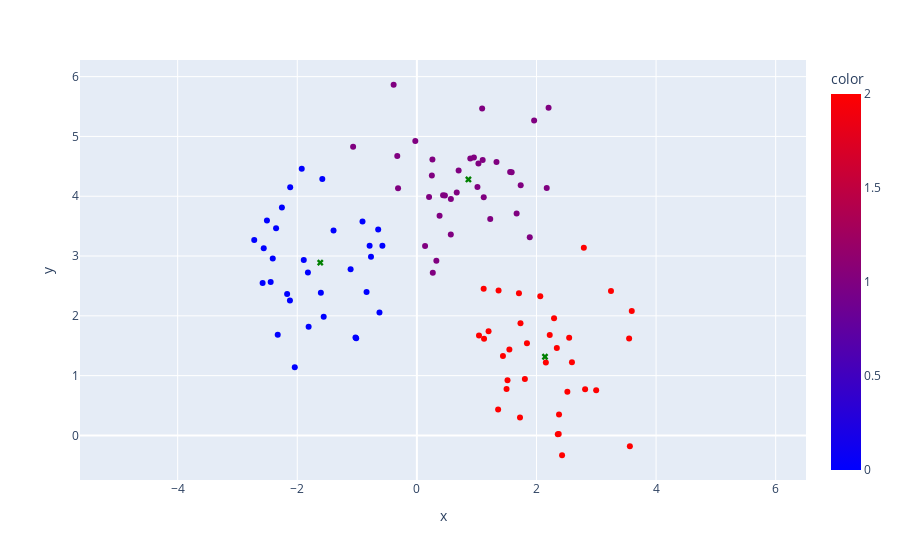

This figure's notebook cell:
### Code cell
fig = px.scatter(
    x=X[:, 0],
    y=X[:, 1],
    color=newgroups,
    color_continuous_scale=px.colors.sequential.Bluered,
)
fig.add_scatter(
    x=centroids[:, 0],
    y=centroids[:, 1],
    mode="markers",
    marker=go.scatter.Marker({"symbol": "x", "color": "green"}),
)
fig.update_layout(showlegend=False)
fig.update_yaxes(
    scaleanchor="x",
    scaleratio=1,
)
fig.show()

### Figure 1 — Plotly figure (JSON) as saved in the notebook; plotly's stock layout.template omitted (floating-point values rounded to 4 significant figures)
{"data": [{"hovertemplate": "x=%{x}<br>y=%{y}<br>color=%{marker.color}<extra></extra>", "legendgroup": "", "marker": {"color": [2, 1, 2, 1, 1, 1, 0, 0, 2, 1, 1, 1, 2, 1, 0, 2, 0, 1, 0, 0, 0, 0, 0, 1, 2, 2, 2, 2, 0, 0, 1, 2, 2, 1, 0, 1, 1, 2, 2, 0, 0, 2, 2, 1, 1, 1, 2, 2, 0, 0, 1, 2, 1, 2, 0, 0, 2, 2, 1, 2, 2, 0, 0, 0, 0, 2, 1, 0, 2, 1, 0, 2, 1, 2, 2, 1, 1, 1, 0, 2, 1, 1, 2, 1, 2, 1, 1, 1, 2, 1, 2, 2, 0, 0, 0, 0, 1, 1, 0, 0], "coloraxis": "coloraxis", "symbol": "circle"}, "mode": "markers", "name": "", "orientation": "v", "showlegend": false, "type": "scatter", "x": [2.517, 0.2599, 2.813, -0.3148, 0.1374, 0.6979, -2.445, -0.7674, 2.593, 0.4688, 1.56, 1.961, 2.428, 2.202, -2.123, 3.549, -1.606, 0.3258, -1.581, -2.41, -2.042, -1.558, -1.015, 0.266, 1.199, 2.157, 1.439, 1.123, -1.822, -0.9095, 1.092, 3.246, 1.724, 2.172, -1.891, 0.3796, 0.8937, 1.516, 2.34, -2.119, -0.6256, 2.377, 2.294, -0.3887, 1.1, 0.5685, 1.359, 1.5, -2.257, -1.108, 0.2037, 1.547, 0.2504, 2.222, -1.925, -0.8414, 2.998, 2.064, 1.013, 3.562, 1.039, -2.561, -2.17, -1.394, -2.72, 1.733, 1.585, -2.327, 1.806, 1.736, -0.7902, 2.792, -1.066, 3.594, 1.366, 1.888, 1.118, 0.4383, -1.81, 2.356, -0.02597, 1.029, 1.841, -0.3279, 1.117, 1.331, 0.9537, 0.5676, 2.547, 0.6664, 1.707, 2.372, -0.6472, -2.354, -2.58, -0.5765, 1.227, 1.668, -1.027, -2.507], "xaxis": "x", "y": [0.731, 4.613, 0.7737, 4.134, 3.168, 4.429, 2.568, 2.988, 1.224, 4.014, 4.407, 5.266, -0.3313, 5.479, 2.257, 1.622, 2.387, 2.923, 4.289, 2.96, 1.139, 1.983, 1.624, 2.719, 1.741, 1.219, 1.329, 1.618, 2.726, 3.577, 5.467, 2.414, 0.2997, 4.14, 2.932, 3.673, 4.632, 0.9231, 1.463, 4.152, 2.054, 0.3498, 1.959, 5.864, 4.606, 3.953, 0.4346, 0.778, 3.811, 2.781, 3.987, 1.439, 4.345, 1.679, 4.462, 2.397, 0.7537, 2.326, 4.154, -0.1805, 1.673, 3.132, 2.366, 3.426, 3.269, 1.876, 4.401, 1.682, 0.9426, 4.183, 3.173, 3.14, 4.827, 2.082, 2.426, 3.316, 3.982, 4.016, 1.818, 0.01814, 4.926, 4.546, 1.54, 4.674, 2.453, 4.571, 4.646, 3.359, 1.635, 4.062, 2.377, 0.02321, 3.442, 3.463, 2.549, 3.171, 3.621, 3.71, 1.636, 3.593], "yaxis": "y"}, {"marker": {"color": "green", "symbol": "x"}, "mode": "markers", "type": "scatter", "x": [-1.615, 0.8617, 2.142], "y": [2.889, 4.281, 1.316]}], "layout": {"coloraxis": {"colorbar": {"title": {"text": "color"}}, "colorscale": [[0, "rgb(0,0,255)"], [1, "rgb(255,0,0)"]]}, "legend": {"tracegroupgap": 0}, "margin": {"t": 60}, "showlegend": false, "xaxis": {"anchor": "y", "domain": [0, 1], "title": {"text": "x"}}, "yaxis": {"anchor": "x", "domain": [0, 1], "scaleanchor": "x", "scaleratio": 1, "title": {"text": "y"}}}}
